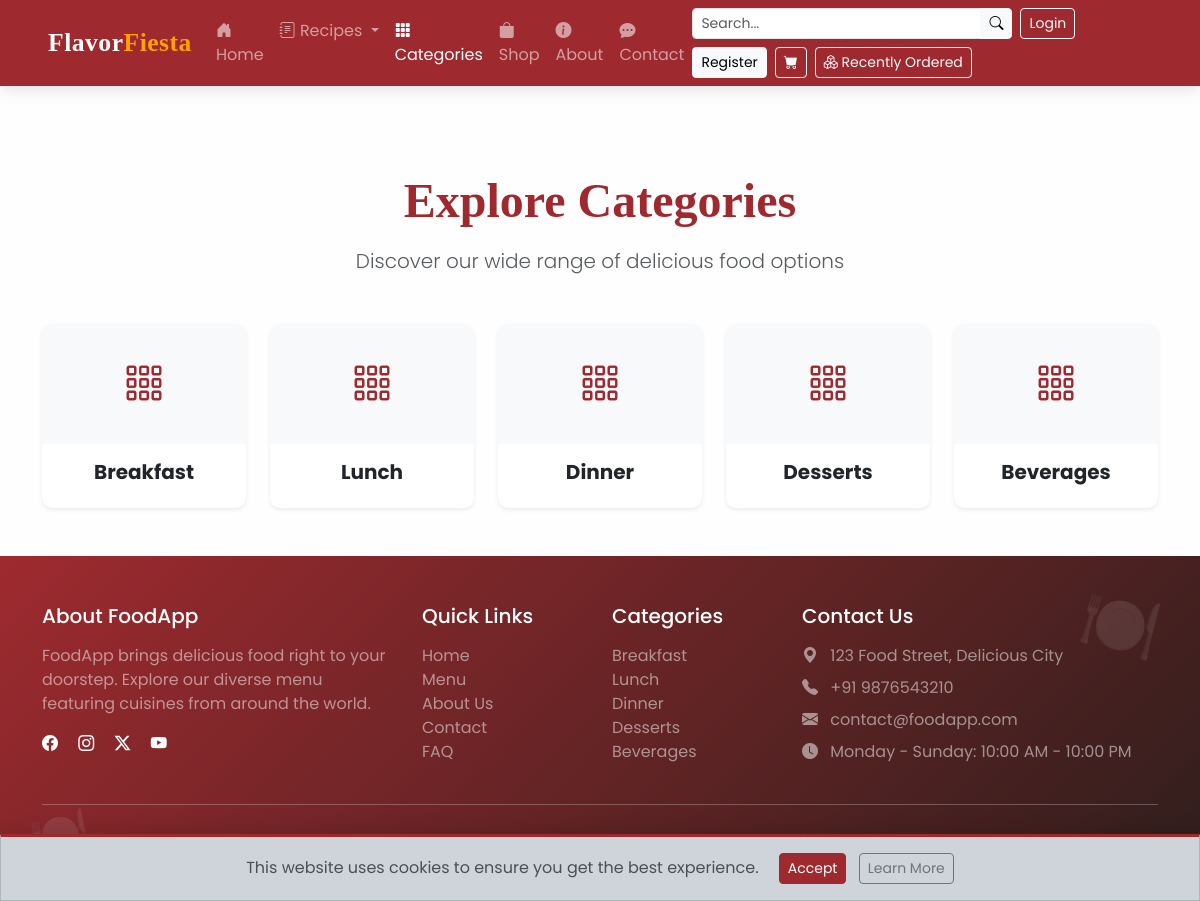
The page /category/ on the database its author committed.
### category/models.py (models this page shows, shortened)
class Category(models.Model):
    name = models.CharField(max_length=100, unique=True)
    description = models.TextField(blank=True, null=True)
    slug = models.SlugField(unique=True, blank=True)

### category/views.py (the view)
# urls.py: path('', views.category_list, name='category_list'),
def category_list(request):
    categories = Category.objects.all()
    return render(request, 'category/category_list.html', {'categories': categories})

### category/templates/category/category_list.html (shortened to what this page needs)
{% extends 'food/base.html' %}
{% block content %}
<div class="container py-5">
    <div class="row mb-5">
        <div class="col-lg-8 mx-auto text-center">
            <h2 class="display-5 fw-bold text-primary mb-3">Explore Categories</h2>
            <p class="lead text-muted mb-0">Discover our wide range of delicious food options</p>
        </div>
    </div>
    <div class="row row-cols-2 row-cols-md-3 row-cols-lg-5 g-4">
        {% for category in categories %}
        <div class="col">
            <a href="{% url 'category:category_detail' category.slug %}" class="text-decoration-none category-card-link">
                <div class="card category-card border-0 h-100 shadow-sm">
                    {% if category.image %}
                    <div class="category-img-container">
                        <img src="{{ category.image.url }}" class="card-img-top" alt="{{ category.name }}">
                    </div>
                    {% else %}
                    <div class="category-icon-placeholder d-flex align-items-center justify-content-center">
                        <i class="bi bi-grid-3x3-gap text-primary"></i>
                    </div>
                    {% endif %}
                    <div class="card-body text-center">
                        <h5 class="card-title fw-bold mb-2">{{ category.name }}</h5>
                    </div>
                </div>
            </a>
        </div>
        {% endfor %}
    </div>
</div>
{% endblock %}

### static/css/style.css (style rules this page uses)
:root { --primary-color:#9E2A2F; --primary-dark: #D35D16; --secondary-color: #9E2A2F; --accent-color: #FF9F00; --success-color: #4A9D4F; --light-bg: #fefefeb7; --dark-bg: #2E1E1C; --dark-content: #3C2A2A; }
body { font-family: 'Poppins', sans-serif; padding-top: 60px; background-color: var(--light-bg); transition: all 0.4s ease; }
h1, h2, h3, .navbar-brand, .display-text { font-family: 'Playfair Display', serif; }
.card { border-radius: 12px; overflow: hidden; transition: all 0.4s ease; border: none; box-shadow: 0 8px 20px rgba(0,0,0,0.08); }
.text-primary { color: var(--primary-color) !important; }

### category/templates/category/category_list.html (style rules this page uses)
.category-card { transition: all 0.3s ease; border-radius: 10px; overflow: hidden; position: relative; }
.category-icon-placeholder { height: 120px; background-color: #f8f9fa; font-size: 2.5rem; }

### rows shown on the page
Category: name "Breakfast"
Category: name "Lunch"
Category: name "Dinner"
Category: name "Desserts"
Category: name "Beverages"
